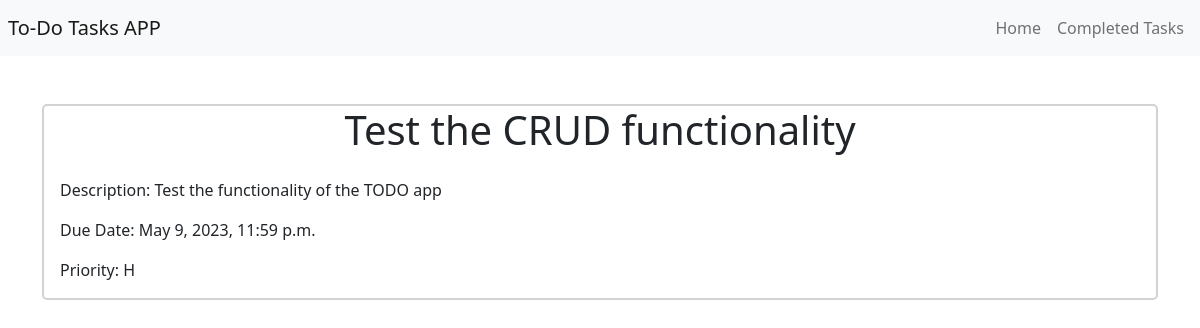
The app's page /task/97/ with its own data.
### todo/models.py (models this page shows, shortened)
class Task(models.Model):
    HIGH = 'H'
    MEDIUM = 'M'
    LOW = 'L'
    PRIORITY_CHOICES = [
        (HIGH, 'High'),
        (MEDIUM, 'Medium'),
        (LOW, 'Low'),
    ]
    title = models.CharField(max_length=200)
    description = models.TextField()
    due_date = models.DateTimeField(default=timezone.now)
    priority = models.CharField(max_length=1, choices=PRIORITY_CHOICES, default=MEDIUM)
    completed = models.BooleanField(default=False)

### todo/views.py (the view)
# urls.py: path('task/<int:pk>/', views.task_detail, name='task_detail'),
def task_detail(request, pk):
    task = get_object_or_404(Task, pk=pk)
    return render(request, 'todo/task_detail.html', {'task': task})

### todo/templates/todo/task_detail.html
{% extends 'todo/base.html' %}
{% block content %}
<div class="card">
  <h1>{{ task.title }}</h1>
  <div class="card-body">
    <p class="card-text">Description: {{ task.description }}</p>
    <p class="card-text">Due Date: {{ task.due_date }}</p>
    <p class="card-text">Priority: {{ task.priority }}</p>
  </div>
</div>
{% endblock %}

### todo/static/todo/styles.css (style rules this page uses)
h1 { text-align: center; }
.card { border-radius: 5px; border-width: 2px; border-style: solid; }

### records on screen
Task: title "Test the CRUD functionality", description "Test the functionality of the TODO app", due_date "May 9, 2023, 11:59 p.m.", priority "H"
